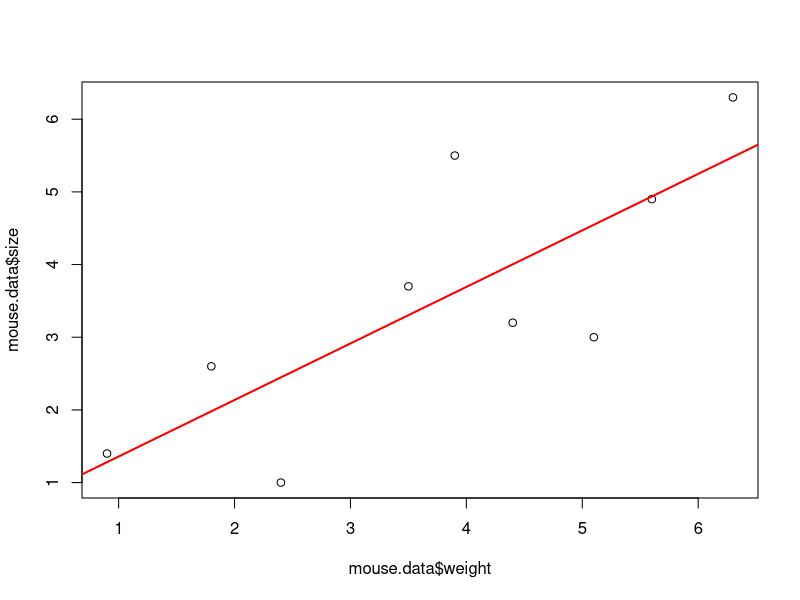
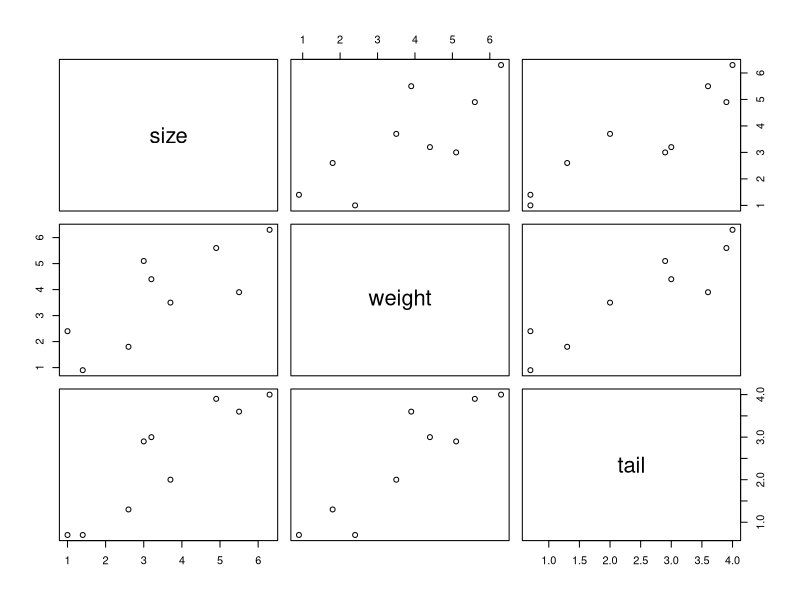

These charts were generated, in order, by the following R code:
# simple regression
mouse.data<- data.frame(
  size = c(1.4,2.6,1.0,3.7,5.5,3.2,3.0,4.9,6.3),
  weight=c(0.9,1.8,2.4,3.5,3.9,4.4,5.1,5.6,6.3),
  tail= c(0.7,1.3,0.7,2.0,3.6,3.0,2.9,3.9,4.0))
mouse.data

plot(mouse.data$weight, mouse.data$size)
simple.regression <- lm(size ~ weight, data = mouse.data)
summary(simple.regression)
abline(simple.regression, col="red", lwd =2)


#multiple regression
plot(mouse.data)